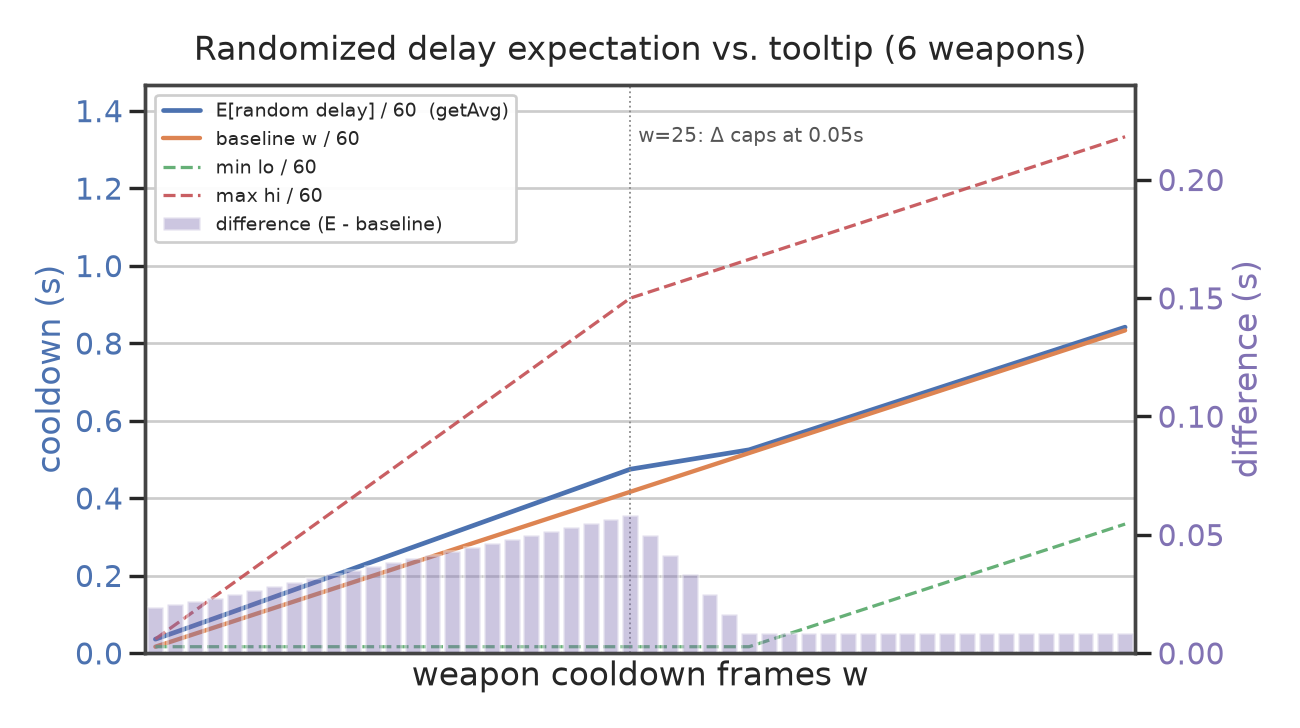

Generate this figure with Python:
"""
绘制武器冷却帧 w(1..50) 变化时，随机延迟的期望与基准 w/60 的关系图。

左轴（折线）：
  - 期望秒数  E[ceil(C)]/60   （get_avg_attack_duration 取整均值，与 codex 一致）— 实线
  - 基准秒数  w/60            — 实线
  - 随机冷却下界 lo/60、上界 hi/60  — 两条虚线
右轴（柱状）：
  - 期望与基准之差 = E[ceil(C)]/60 - w/60（秒），y 轴上限压到约 0.12s

计算口径与 codex/src/store/codexStore.js 完全一致：
  - 攻速 = 0%  =>  wcf = w
  - Δ = min(weapon_count * wcf / 5, weapon_count * 5)，weapon_count = 6
  - 随机冷却帧 C ~ U( max(1, wcf-Δ), wcf+Δ )
  - 期望帧数 = E[ceil(C)]（game 按整数帧倒数 = 对连续随机值取 ceil）
只使用 getAvg()，不使用天真均匀平均。
"""

import math
import seaborn as sns
import matplotlib
matplotlib.use("Agg")
import matplotlib.pyplot as plt
import numpy as np

sns.set_theme(style="whitegrid", context="talk",
              rc={"axes.edgecolor": "#444444", "font.family": "DejaVu Sans"})


def get_avg_attack_duration(min_cd, max_cd):
    """原样移植 codexStore.js 的 getAvgAttackDuration：返回 ceil(均匀值) 的期望帧数。"""
    if max_cd <= min_cd:
        return max_cd
    tri = lambda v: v * (v + 1) / 2
    ceil_min = math.ceil(min_cd)
    floor_max = math.floor(max_cd)
    return (
        (ceil_min - min_cd) * ceil_min
        + tri(floor_max)
        - tri(ceil_min)
        + (max_cd - floor_max) * math.ceil(max_cd)
    ) / (max_cd - min_cd)


WEAPON_COUNT = 6
FPS = 60


def compute(w):
    wcf = w  # 0% 攻速
    delta = min(WEAPON_COUNT * wcf / 5.0, WEAPON_COUNT * 5.0)
    lo = max(1, wcf - delta)
    hi = wcf + delta
    avg_frames = get_avg_attack_duration(lo, hi)
    exp_sec = avg_frames / FPS
    base_sec = wcf / FPS
    return delta, lo, hi, avg_frames, exp_sec, base_sec, exp_sec - base_sec


def main():
    ws = np.arange(1, 51)
    exp_sec, base_sec, diff_sec, lo_sec, hi_sec = [], [], [], [], []
    for w in ws:
        delta, lo, hi, avg_frames, e, b, d = compute(w)
        exp_sec.append(e)
        base_sec.append(b)
        diff_sec.append(d)
        lo_sec.append(lo / FPS)
        hi_sec.append(hi / FPS)

    palette = sns.color_palette("deep")
    X_MIN, X_MAX = 0.5, 50.5

    fig, ax1 = plt.subplots(figsize=(10, 5.6))

    # 左轴：两条实线（期望 / 基准）+ 两条虚线（最小 / 最大）
    ax1.plot(ws, exp_sec, color=palette[0], lw=2.6, label="E[random delay] / 60  (getAvg)")
    ax1.plot(ws, base_sec, color=palette[1], lw=2.4, label="baseline w / 60")
    ax1.plot(ws, lo_sec, color=palette[2], lw=1.8, ls="--", alpha=0.9, label="min lo / 60")
    ax1.plot(ws, hi_sec, color=palette[3], lw=1.8, ls="--", alpha=0.9, label="max hi / 60")
    ax1.set_xlabel("weapon cooldown frames w")
    ax1.set_ylabel("cooldown (s)", color=palette[0])
    ax1.tick_params(axis="y", labelcolor=palette[0])
    ax1.set_xlim(X_MIN, X_MAX)
    ax1.set_ylim(0, max(hi_sec) * 1.10)

    # 右轴：柱状差值（上限压到 ~0.12s）
    ax2 = ax1.twinx()
    ax2.bar(ws, diff_sec, color=palette[4], alpha=0.4, width=0.8,
            label="difference (E - baseline)")
    ax2.set_ylabel("difference (s)", color=palette[4])
    ax2.tick_params(axis="y", labelcolor=palette[4])
    ax2.set_xlim(X_MIN, X_MAX)          # 与左轴同一横轴
    ax2.set_ylim(0, 0.24)
    ax2.set_xticks([])                  # 不重复画横轴刻度，避免「两套横轴」
    ax2.grid(False)
    # 移动图层到最后
    ax2.set_zorder(ax1.get_zorder() + 1)

    # Δ 封顶标注
    ax1.axvline(25, color="#888888", lw=1.0, ls=":")
    ax1.text(25.4, ax1.get_ylim()[1] * 0.90, "w=25: Δ caps at 0.05s",
             color="#555555", fontsize=11)

    # 图例放左上角（低 w 处两线都低，留白大）
    h1, l1 = ax1.get_legend_handles_labels()
    h2, l2 = ax2.get_legend_handles_labels()
    ax1.legend(h1 + h2, l1 + l2, loc="upper left", fontsize=10.5, framealpha=0.95)

    plt.title("Randomized delay expectation vs. tooltip (6 weapons)", pad=14)
    fig.tight_layout()
    out = "cooldown_deviation.png"
    fig.savefig(out, dpi=130)
    print("saved", out)

    # 关键点表格
    # print(f"{'w':>3} {'Δ':>6} {'[lo,hi]':>14} {'E[ceil]':>8} {'期望(s)':>8} "
    #       f"{'基准(s)':>8} {'差值(s)':>9} {'差值%':>8}")
    # for w in (1, 2, 4, 9, 15, 25, 30, 40, 50):
    #     delta, lo, hi, avg_frames, e, b, d = compute(w)
    #     print(f"{w:>3} {delta:>6.1f} [{lo:>4.1f},{hi:>5.1f}] {avg_frames:>8.3f} "
    #           f"{e:>8.4f} {b:>8.4f} {d:>9.4f} {d/b*100:>7.2f}%")


if __name__ == "__main__":
    main()
